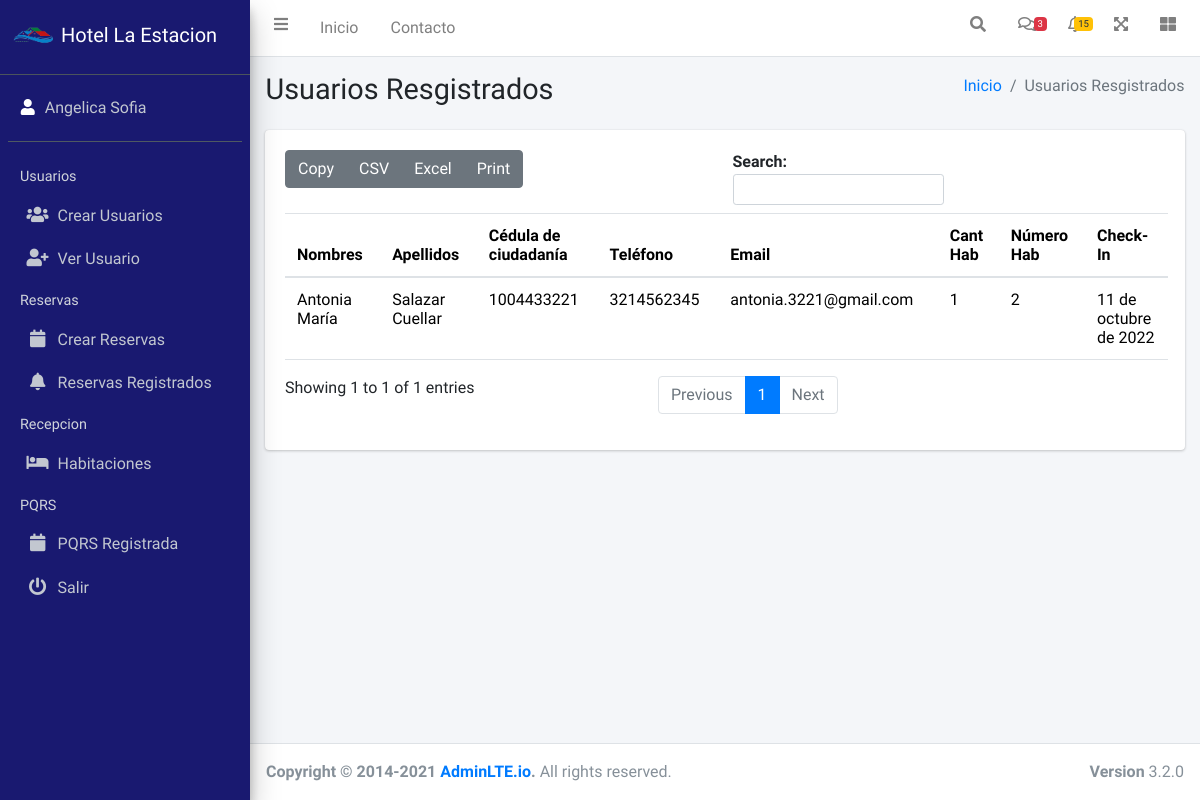
/reser/, run on the app's committed database.
### reserva/models.py (models this page shows, shortened)
class Reserva(models.Model):
    nombres=models.CharField(max_length=45, verbose_name="Nombres", blank=True)
    apellidos=models.CharField(max_length=45, verbose_name="Apellidos", blank=True)
    numeroDocumento=models.CharField(max_length=45, verbose_name="Cédula de Ciudadanía", blank=True)
    telefono=models.CharField(max_length=15, verbose_name="Teléfono", blank=True)
    correo = models.EmailField(verbose_name='Correo electrónico', null=False, blank=True)
    cantidadHabitaciones=models.IntegerField(validators=[MinValueValidator(0)], verbose_name=" Cantidad de Habitaciones")
    numeroHuespedes=models.IntegerField(validators=[MinValueValidator(0)], verbose_name=" Número de Huespedes")
    fechaIngreso=models.DateField(verbose_name="Check-In", help_text=u"MM/DA/AAAA",null=True, blank=True)
    fechaSalida=models.DateField(verbose_name="Check-Out", help_text=u"MM/DA/AAAA",null=True,  blank=True)
    valorReserva=models.BigIntegerField(validators=[MinValueValidator(0)], verbose_name="Valor Reserva")
    class metodoPago(models.TextChoices):
        Efectivo='Efectivo', _('Efectivo')
        TransferenciaBancaria='Transferencia Bancaria', _('Transferencia Bancaria')
    metodoPago=models.CharField(max_length=30, choices=metodoPago.choices, default=metodoPago.Efectivo, verbose_name="Método de Pago")
    class Estado(models.TextChoices):
        ACTIVO='1', _('Activo')
        INACTIVO='0', _('Inactivo')
    estado=models.CharField(max_length=1, choices=Estado.choices, default=Estado.ACTIVO, verbose_name="Estado")

### reserva/views.py (the view)
# urls.py: path('reser/',include('reserva.urls')),
def reserva(request):
    titulo="Usuarios Resgistrados"
    reserva=Reserva.objects.all()
    context={
        'titulo':titulo,
        'reserva':reserva
    }
    return render(request,'reserva/usuario-registrado.html',context)

### General/templates/reserva/usuario-registrado.html (shortened to what this page needs)
{% extends 'partials/bodyAdmin.html' %}
{% load static %}
{% block contenido %}
<div class="container">
    <div class="card">
        <div class="card-body">
        <div id="example1_wrapper" class="dataTables_wrapper dt-bootstrap4">
            <table id="tabla-general" class="table">
                <thead>
                    <tr>
                    <th scope="col">Nombres</th>
                    <th scope="col">Apellidos</th>
                    <th scope="col">Cédula de ciudadanía</th>
                    <th scope="col">Teléfono</th>
                    <th scope="col">Email</th>
                    <th scope="col">Cant Hab</th>
                    <th scope="col">Número Hab</th>
                    <th scope="col">Check-In</th>
                </thead>
                <tbody>
                    {% for reserva in reserva  %}
                    <tr>
                        <td>{{reserva.nombres}}</td>
                        <td>{{reserva.apellidos}}</td>
                        <td>{{reserva.numeroDocumento}}</td>
                        <td>{{reserva.telefono}}</td>
                        <td>{{reserva.correo}}</td>
                        <td>{{reserva.cantidadHabitaciones}}</td>
                        <td>{{reserva.numeroHuespedes}}</td>
                        <td>{{reserva.fechaIngreso}}</td>
                    </tr>
                    {% endfor %}
                </tbody>
            </table>
        </div>
        </div>
    </div>
</div>
{% endblock contenido %}

### data on the page
Reserva: nombres "Antonia María", apellidos "Salazar Cuellar", numeroDocumento "1004433221", telefono "3214562345", correo "antonia.3221@gmail.com", cantidadHabitaciones "1", numeroHuespedes "2", fechaIngreso "11 de octubre de 2022"

### other printed values
{{ titulo }} "Usuarios Resgistrados"
